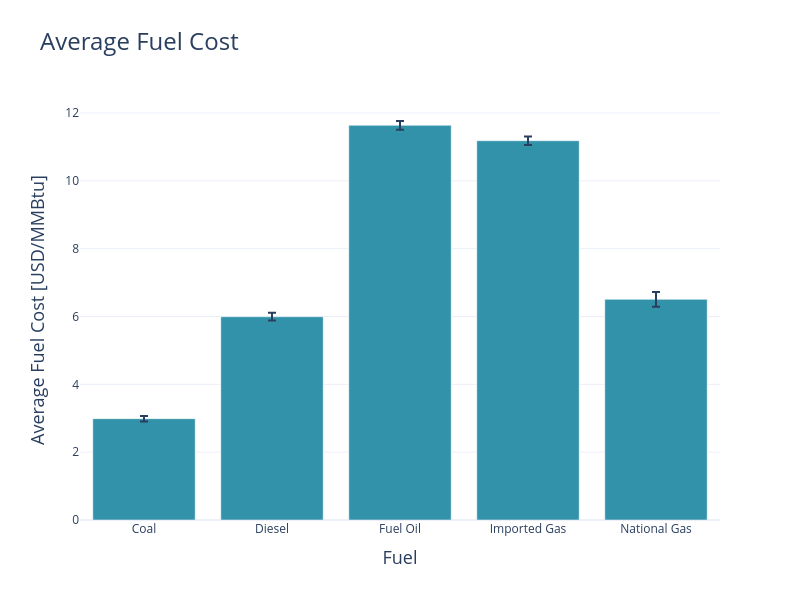

The notebook cell this image was saved under:
### Code cell
fuel_cost = pd.read_csv(model_inputs_path + 'fuel_cost.csv')
# Replace names
fuel_cost['fuel'] = fuel_cost['fuel'].replace({
    'ACPM': 'Diesel',
    'CARBON': 'Coal',
    'COMBUSTOLEO': 'Fuel Oil',
    'GASIMPOR': 'Imported Gas',
    'GASNACIO': 'National Gas'
})
# Calculate mean and error
fuel_stats = fuel_cost.groupby('fuel')['fuel_cost'].agg(['mean', 'sem']).reset_index()
fuel_stats = fuel_stats.rename(columns={'mean': 'fuel_cost', 'sem': 'error'})
fig = go.Figure()
fig.add_trace(go.Bar(
    x=fuel_stats['fuel'], y=fuel_stats['fuel_cost'],
    error_y=dict(type='data', array=fuel_stats['error']),
    marker_color=colors[0]
))
fig.update_layout(
    height=12*50, width=16*50, template='plotly_white', title=dict(text='Average Fuel Cost', font=dict(size=24)),
    xaxis_title='Fuel', yaxis_title='Average Fuel Cost [USD/MMBtu]',
    xaxis=dict(title_font=dict(size=18), categoryorder='array', categoryarray=tech_order),
    yaxis=dict(title_font=dict(size=18)))
fig.write_image("../images/Average Fuel Cost with Error Bars.png")
fig.show()

### Figure 1 — Plotly figure (JSON) as saved in the notebook; plotly's stock layout.template omitted (floating-point values rounded to 4 significant figures)
{"data": [{"error_y": {"array": [0.08084, 0.1149, 0.128, 0.1267, 0.2182], "type": "data"}, "marker": {"color": "#3292A9"}, "type": "bar", "x": ["Coal", "Diesel", "Fuel Oil", "Imported Gas", "National Gas"], "y": [2.987, 5.993, 11.64, 11.18, 6.505]}], "layout": {"height": 600, "title": {"font": {"size": 24}, "text": "Average Fuel Cost"}, "width": 800, "xaxis": {"categoryarray": ["Hydro", "Run of River", "Thermal", "Solar", "Wind"], "categoryorder": "array", "title": {"font": {"size": 18}, "text": "Fuel"}}, "yaxis": {"title": {"font": {"size": 18}, "text": "Average Fuel Cost [USD/MMBtu]"}}}}
